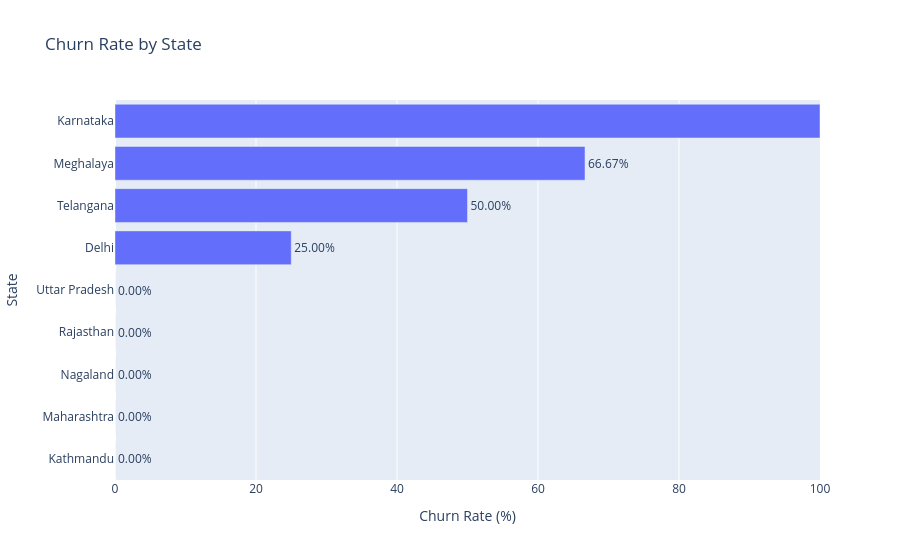

The notebook cell this image was saved under:
### Markdown cell above
churn b states

### Code cell
import plotly.express as px

churn_states = (
    df_visual.groupby('state')['churn_flag']
    .mean()
    .reset_index()
)

churn_states['churn_rate'] = churn_states['churn_flag'] * 100

fig = px.bar(
    churn_states,
    x='churn_rate',
    y='state',
    orientation='h',
    text='churn_rate',
    title='Churn Rate by State',
    labels={
        'churn_rate': 'Churn Rate (%)',
        'state': 'State'
    }
)

fig.update_traces(
    texttemplate='%{text:.2f}%',
    textposition='outside'
)

fig.update_layout(
    yaxis={'categoryorder': 'total ascending'},
    xaxis_range=[0, 100]
)

fig.show()
#plt.savefig('churn rate by states')

### Figure 1 — Plotly figure (JSON) as saved in the notebook; plotly's stock layout.template omitted (floating-point values rounded to 4 significant figures)
{"data": [{"hovertemplate": "Churn Rate (%)=%{text}<br>State=%{y}<extra></extra>", "legendgroup": "", "marker": {"color": "#636efa", "pattern": {"shape": ""}}, "name": "", "orientation": "h", "showlegend": false, "text": [25.0, 100.0, 0.0, 0.0, 66.67, 0.0, 0.0, 50.0, 0.0], "textposition": "outside", "texttemplate": "%{text:.2f}%", "type": "bar", "x": [25.0, 100.0, 0.0, 0.0, 66.67, 0.0, 0.0, 50.0, 0.0], "xaxis": "x", "y": ["Delhi", "Karnataka", "Kathmandu", "Maharashtra", "Meghalaya", "Nagaland", "Rajasthan", "Telangana", "Uttar Pradesh"], "yaxis": "y"}], "layout": {"barmode": "relative", "legend": {"tracegroupgap": 0}, "title": {"text": "Churn Rate by State"}, "xaxis": {"anchor": "y", "domain": [0, 1], "range": [0, 100], "title": {"text": "Churn Rate (%)"}}, "yaxis": {"anchor": "x", "categoryorder": "total ascending", "domain": [0, 1], "title": {"text": "State"}}}}
